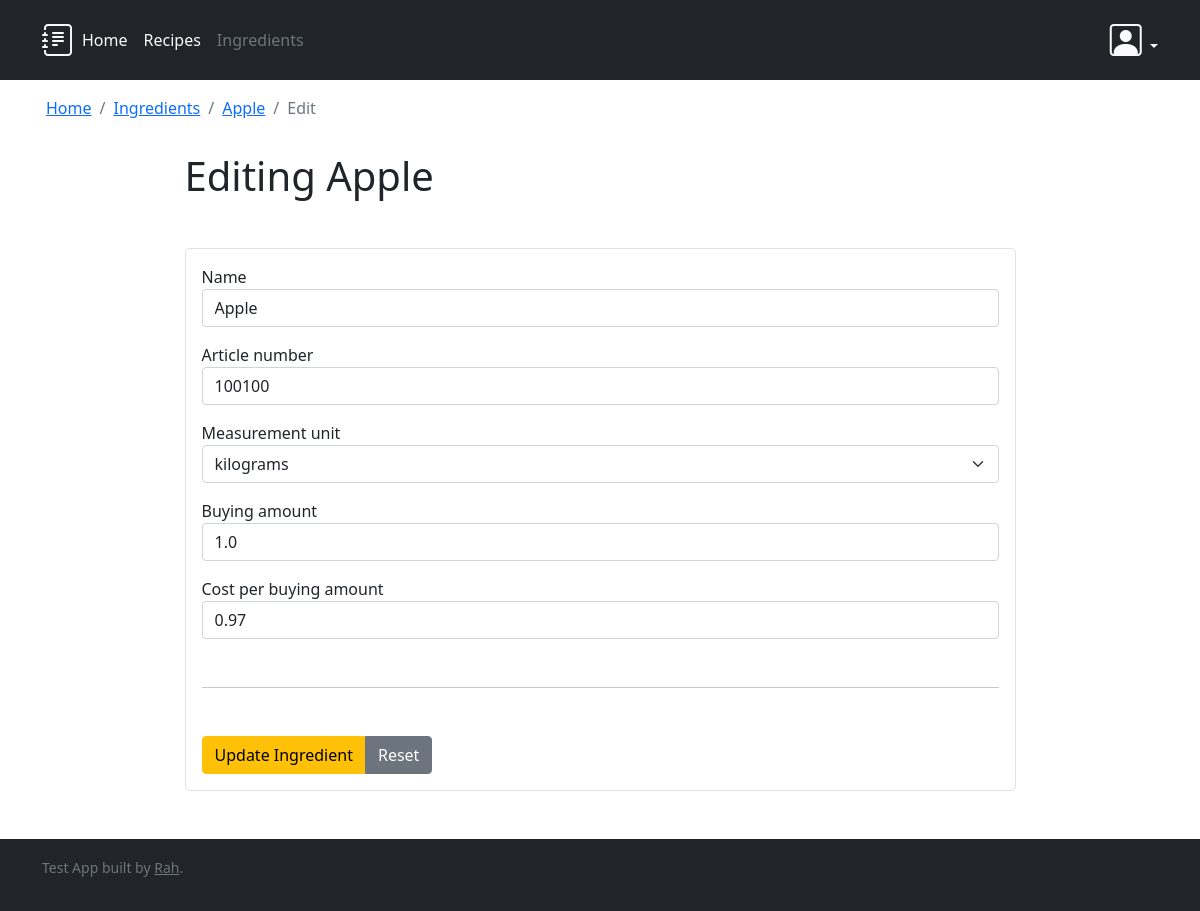
Page /ingredients/5/edit (signed in) on the earlier database version.
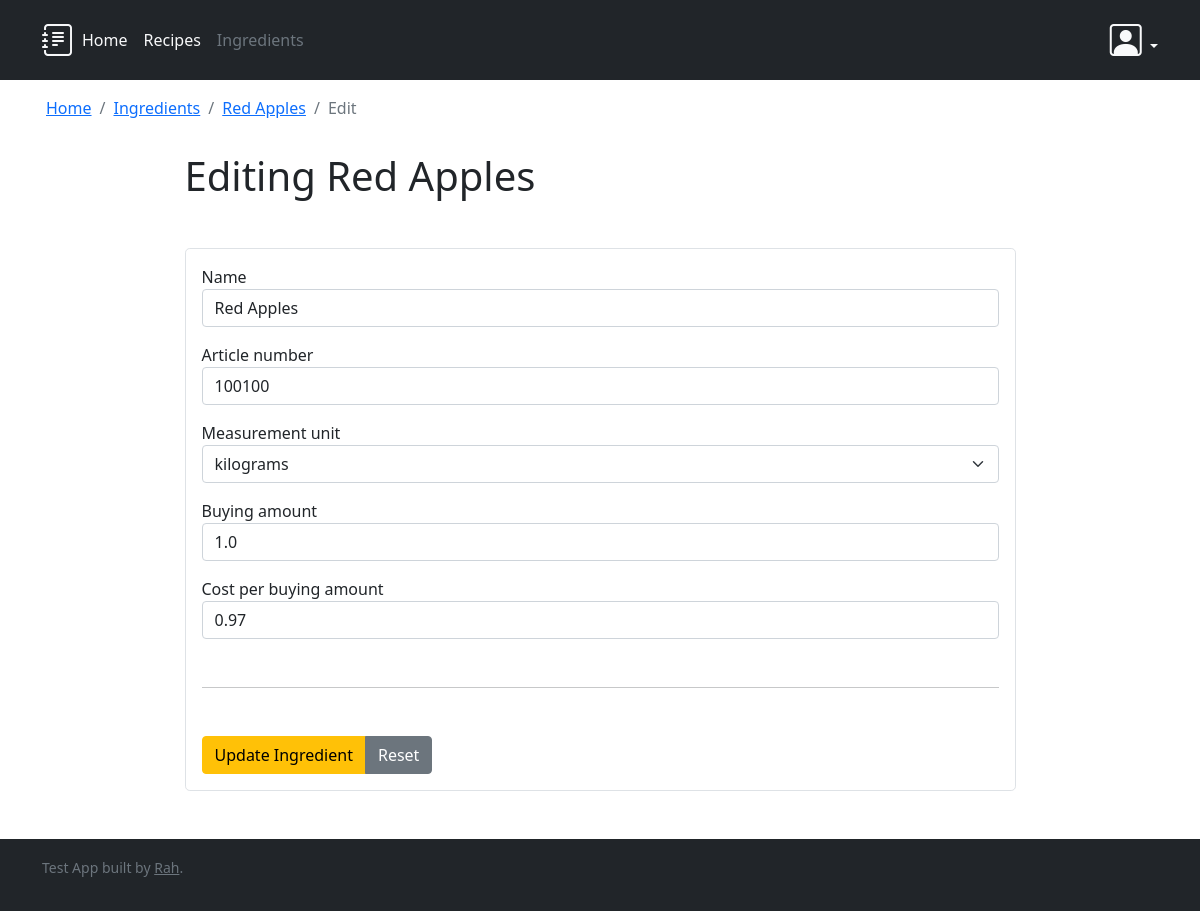
Same page on the later database version.
### ingredients/models.py (models this page shows, shortened)
class Ingredient(models.Model):
    class Meta:
        ordering = ('name', 'article_number')
        verbose_name = 'Ingredient'
        verbose_name_plural = 'Ingredients'
    name = models.CharField(verbose_name='Ingredient name', max_length=256)
    article_number = models.CharField(
        verbose_name='Article number', max_length=24)
    base_measurement_unit = models.CharField(
        verbose_name='Measurement Unit', max_length=2, choices=MeasurementUnits.choices)
    base_amount = models.FloatField(verbose_name='Buying Amount', default=0)
    cost_per_base_amount = models.DecimalField(
        verbose_name='Cost per buying amount', max_digits=10, decimal_places=2)

### ingredients/views.py (the view)
# urls.py: path('<int:pk>/edit', views.edit, name='edit'),
@login_required
def edit(request, pk):
    ingredient = get_object_or_404(Ingredient, pk=pk)
    if request.method == 'POST':
        try:
            name = request.POST['name']
            article_number = request.POST['article_number']
            base_measurement_unit = request.POST['base_measurement_unit']
            base_amount = request.POST['base_amount']
            cost_per_base_amount = request.POST['cost_per_base_amount']
            ingredient.name = name
            ingredient.article_number = article_number
            ingredient.base_measurement_unit = base_measurement_unit
            ingredient.base_amount = base_amount
            ingredient.cost_per_base_amount = cost_per_base_amount
            ingredient.save()
            return render(
                request,
                'ingredients/edit_form.html',
                {'ingredient': ingredient,
                    'success': 'The ingredient was saved successfuly'}
            )
        except Exception as e:
            return render(request, 'ingredients/edit_form.html', {'ingredient': ingredient, 'error': str(e)})
    else:
        return render(request, 'ingredients/edit_form.html', {'ingredient': ingredient})

### ingredients/templates/ingredients/edit_form.html (shortened to what this page needs)
{% extends 'base.html' %}
{% block header %}{% include "header.html" with active_item="ingredients" %}{% endblock header %}
{% block breadcrumb %}
{{ block.super }}
<li class="breadcrumb-item"><a href="{% url 'ingredients:index' %}">Ingredients</a></li>
<li class="breadcrumb-item"><a href="{% url 'ingredients:detail' ingredient.id %}">{{ ingredient.name }}</a></li>
<li class="breadcrumb-item active" aria-current="page">Edit</li>
{% endblock breadcrumb %}
{% block content %}
<div class="row justify-content-center">
    <div class="col-12 col-lg-9">
        <h1>Editing {{ ingredient.name }}</h1>
        <p>&nbsp;</p>
        <form method="POST" action="{% url 'ingredients:edit' ingredient.id %}" class="border rounded-3 p-3">
            <div class="mb-3">
                <label for="name_input">Name</label>
                <input type="text" class="form-control" id="name_input" name="name" placeholder="Ingredient's name"
                    value="{{ ingredient.name }}" required>
            </div>
            <div class="mb-3">
                <label for="article_number_input">Article number</label>
                <input type="text" class="form-control" id="article_number_input" name="article_number"
                    placeholder="Ingredient's article number" value="{{ ingredient.article_number }}" required>
            </div>
            <div class="mb-3">
                <label for="base_measurement_unit_input">Measurement unit</label>
                <select class="form-select" id="base_measurement_unit_input" name="base_measurement_unit"
                    placeholder="Ingredient's measurement unit" value="{{ ingredient.base_measurement_unit }}" required>
                    <option {% if ingredient.base_measurement_unit == 'Kg' %} selected {% endif %} value="Kg">kilograms</option>
                </select>
            </div>
            <div class="mb-3">
                <label for="base_amount_input">Buying amount</label>
                <input type="number" step="0.01" min="0" class="form-control" id="base_amount_input" name="base_amount"
                    placeholder="Ingredient's buying amount" value="{{ ingredient.base_amount }}" required>
            </div>
            <div class="mb-3">
                <label for="cost_per_base_amount_input">Cost per buying amount</label>
                <input type="number" step="0.01" min="0" class="form-control" id="cost_per_base_amount_input"
                    name="cost_per_base_amount" placeholder="Ingredient's cost per buying amount"
                    value="{{ ingredient.cost_per_base_amount }}" required>
            </div>
            <hr class="my-5">
            <div class="btn-group" role="group">
                <input type="submit" role="button" class="btn btn-warning" value="Update Ingredient">
                <a href="{% url 'ingredients:edit' ingredient.id %}" role="button" class="btn btn-secondary">Reset</a>
            </div>
        </form>
    </div>
</div>
{% endblock %}

Differences in the rows shown:
changed Ingredient "kilograms": name "Apple" → "Red Apples"
